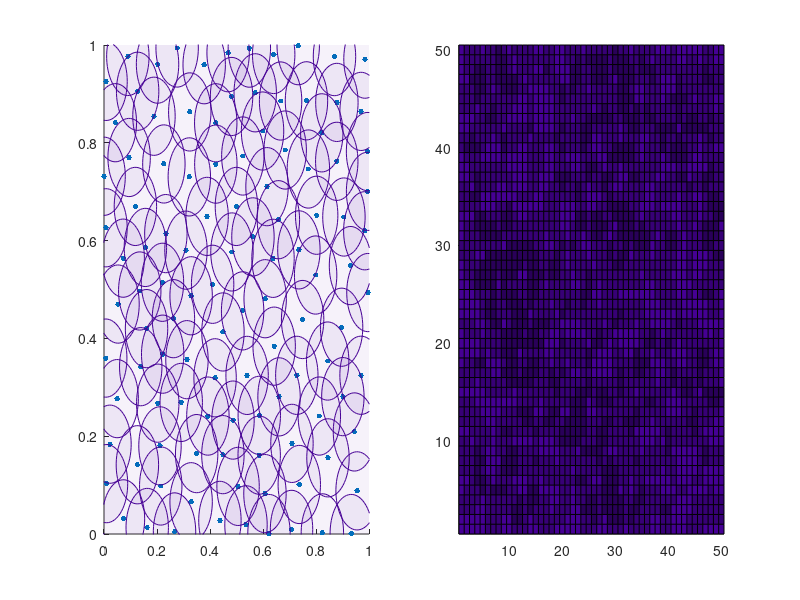

The MATLAB script that drew this image:
% @file     dart_throwing.m
% @author   afruehstueck
% @date     24/03/2017
function dart_throwing(radius, grid_resolution, use_grid, pause_val)  
    %% settings
    %radius of disks
    if nargin < 1
        radius = 0.08;
        %use grid to enhance dart throwing (true/false)
        use_grid = true;
        %resolution of grid
        grid_resolution = 50;
        %pause after each throw for 'better' visualization (length of pause)
        pause_val = 0.0;
    end
    %%
    
    %colors used in plot
    purple = [0.27 0.00 0.58];
    yellow = [1.00 0.80 0.00];
    
    %radius size in grid coordinates
    radius_raster = radius * grid_resolution;
    %cell size in data coordinates
    d = 1 / grid_resolution;
    
    %create grid of zeroes for empty cells
    cell_grid = zeros(grid_resolution, grid_resolution);
    [xx, yy] = meshgrid(1:grid_resolution);
    centers = zeros(0, 2);

    % create figure
    scr = get(0, 'ScreenSize'); 
    figure('Name', 'Dart Throwing', 'NumberTitle', 'off', 'Position', [100 150 4*scr(4)/3 2*scr(4)/3]);
    
    %plot of empty/non-empty grid
    subplot(1, 2, 2);
    hold on;
    xlim([0.5 grid_resolution+.5]);
    ylim([0.5 grid_resolution+.5]);
    [xshow, yshow] = meshgrid(0.5:1:grid_resolution+0.5);
    matrix_plot = pcolor(xshow, yshow, padarray(cell_grid, [1 1], 'post'));
    %create color map for grid plot
    map = [1 1 1; purple .* (1:-0.2:0.6)'];
    colormap(map)
    caxis([0, 4])
    
    current_grid_plot = plot([0 0 0 0 0], [0 0 0 0 0], 'Color', yellow, 'LineWidth', 2);
    
    %plot of actual data
    subplot(1, 2, 1);
    xlim([0 1]);
    ylim([0 1]);
    hold on;
    current_cell_plot = plot([0 0 0 0 0], [0 0 0 0 0], 'Color', yellow, 'LineWidth', 2);
    centers_plot = scatter(centers(:, 1), centers(:, 2), 150, '.');
           
    t = 0:.1:2*pi;
    num_darts_thrown = 0;
    num_valid_darts = 0;
    all_cells_filled = false;
    while num_darts_thrown < 100000 && ~all_cells_filled
        valid_dart = false;
        while ~valid_dart && num_darts_thrown < 100000
            if use_grid
                %find all empty grid cells
                [empty_y, empty_x] = find(~cell_grid);
                if isempty(empty_x)
                    all_cells_filled = true;
                    break;
                end
                %pick a random cell by index
                random_idx = randi(length(empty_x));
                
                %grid coordinates of randomly selected cell
                x_center = empty_x(random_idx); %coordinate lies at center of grid cell
                y_center = empty_y(random_idx);
                fprintf('picked empty cell at (%d, %d)\n', x_center, y_center);
                
                %rectangle around picked cell in grid
                x_l = x_center - 0.5; x_r = x_center + 0.5;
                y_b = y_center - 0.5; y_t = y_center + 0.5;
                rect_grid = [x_l y_b; x_r y_b; x_r y_t; x_l y_t; x_l y_b];
                
                %visualize position of current cell in grid as rectangle
                set(current_grid_plot, 'XData', rect_grid(:, 1), 'YData', rect_grid(:, 2));
               
                %rectangle in original data space
                rect_data = (rect_grid - 0.5) / grid_resolution;
                %visualize position of current cell in data space
                set(current_cell_plot, 'XData', rect_data(:, 1), 'YData', rect_data(:, 2));
                
                %cell coordinates to original data space
                trnsf_x = (x_center - 1) / grid_resolution;
                trnsf_y = (y_center - 1) / grid_resolution;
                %pick a random dart in current cell region
                rand_dart_x = trnsf_x + rand * d;
                rand_dart_y = trnsf_y + rand * d;
                
                dart = [rand_dart_x rand_dart_y];
                pause(pause_val)
            else
                dart = [rand rand];
            end
            
            num_darts_thrown = num_darts_thrown + 1;
            %calculate distances of all circle centers from current dart position
            distances = norm_per_row(centers - repmat(dart,  num_valid_darts, 1));
            if all(distances >= radius)
                %accept dart position
                valid_dart = true;
                num_valid_darts = num_valid_darts + 1;
            else
                fprintf('invalid dart at [%1.2f, %1.2f]\n', dart(1), dart(2));
            end
        end
        
        if ~valid_dart
            continue;
        end
        
        %update current cell
        centers = [centers; dart];

        x = radius * cos(t) + dart(1);
        y = radius * sin(t) + dart(2);
        %plot new circle (as patch)
        patch('XData', x, 'YData', y, 'FaceColor', purple, 'FaceAlpha', 0.05, 'EdgeColor', purple);
        
        %transform dart coordinates back to raster to rasterize circle
        dart_raster = ([dart(1) dart(2)] .* grid_resolution) + 1;
        circle = sqrt((xx - dart_raster(1)).^2 + (yy - dart_raster(2)).^2) <= radius_raster;

        %add circle (ones in variable circle) to cell grid
        cell_grid = cell_grid + circle;
        
        %update matrix plot contents
        set(matrix_plot, 'CData', padarray(cell_grid, [1 1], 'post'));
        %update circle centers
        set(centers_plot, 'XData', centers(:, 1), 'YData', centers(:, 2));
          
        if isempty(find(~cell_grid, 1))
            all_cells_filled = true;
            break;
        end
        drawnow;
        pause(pause_val)
    end
    
    %remove yellow indicators for current cell when done
    set(current_cell_plot, 'XData', [-1 -1 -1 -1 -1], 'YData', [-1 -1 -1 -1 -1]);
    set(current_grid_plot, 'XData', [-1 -1 -1 -1 -1], 'YData', [-1 -1 -1 -1 -1]);
               
    fprintf('*****************************\n %d darts thrown\n %d darts chosen\n', num_darts_thrown, num_valid_darts);
end


% helper function that calculates row-wise norm
function N = norm_per_row(M) 
    N = sqrt(sum(M.^2, 2));
end

% helper function that clamps values to range
function C = clamp(M, minval, maxval) 
    if nargin == 1
        minval = 0;
        maxval = 1;
    end
    one_vec = ones(size(M));
    C = min(max(M, minval * one_vec), maxval * one_vec);
end
